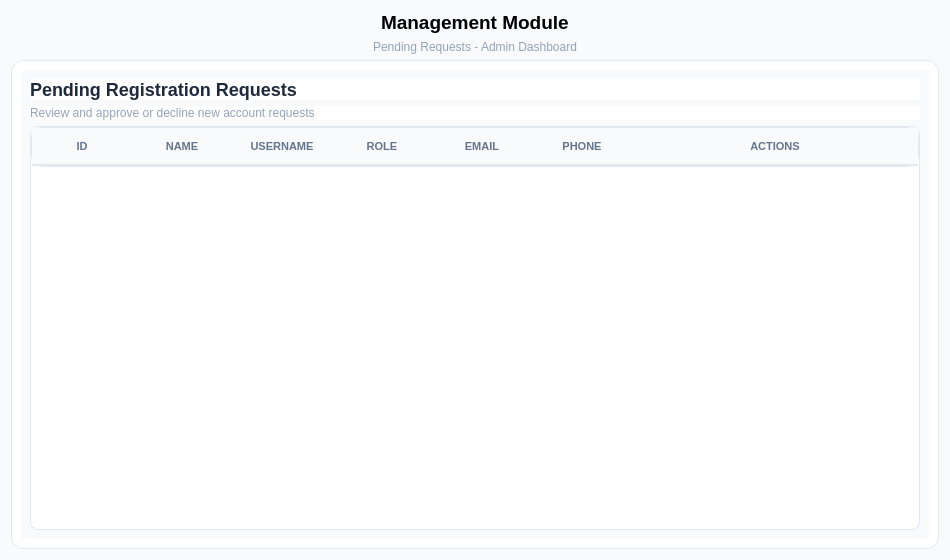
<?xml version="1.0" encoding="UTF-8"?>
<ui version="4.0">
 <class>pending</class>
 <widget class="QWidget" name="pending">
  <property name="geometry">
   <rect>
    <x>0</x>
    <y>0</y>
    <width>950</width>
    <height>560</height>
   </rect>
  </property>
  <property name="minimumSize">
   <size>
    <width>500</width>
    <height>0</height>
   </size>
  </property>
  <property name="font">
   <font>
    <family>Segoe UI</family>
    <pointsize>12</pointsize>
    <bold>true</bold>
   </font>
  </property>
  <property name="windowTitle">
   <string>Pending Registrations</string>
  </property>
  <property name="styleSheet">
   <string notr="true">QWidget {
    background-color: #f8fafc;
    font-family: 'Segoe UI';
}</string>
  </property>
  <layout class="QVBoxLayout" name="verticalLayout_main">
   <item alignment="Qt::AlignmentFlag::AlignHCenter">
    <widget class="QLabel" name="moduleTitleLabel">
     <property name="maximumSize">
      <size>
       <width>500</width>
       <height>50</height>
      </size>
     </property>
     <property name="font">
      <font>
       <family>Segoe UI</family>
       <pointsize>14</pointsize>
       <bold>true</bold>
      </font>
     </property>
     <property name="styleSheet">
      <string notr="true">color: black;</string>
     </property>
     <property name="frameShape">
      <enum>QFrame::Shape::NoFrame</enum>
     </property>
     <property name="text">
      <string>Management Module</string>
     </property>
     <property name="textFormat">
      <enum>Qt::TextFormat::PlainText</enum>
     </property>
    </widget>
   </item>
   <item alignment="Qt::AlignmentFlag::AlignHCenter">
    <widget class="QLabel" name="moduleSubtitleLabel">
     <property name="maximumSize">
      <size>
       <width>500</width>
       <height>20</height>
      </size>
     </property>
     <property name="font">
      <font>
       <family>Segoe UI</family>
       <pointsize>-1</pointsize>
       <bold>false</bold>
      </font>
     </property>
     <property name="styleSheet">
      <string notr="true">QLabel {
    font-size: 12px;
    color: #94a3b8;
    border: none;
}</string>
     </property>
     <property name="text">
      <string>Pending Requests - Admin Dashboard</string>
     </property>
    </widget>
   </item>
   <item>
    <widget class="QFrame" name="mainCardFrame">
     <property name="styleSheet">
      <string notr="true">QFrame {
    background-color: #ffffff;
    border: 1px solid #e2e8f0;
    border-radius: 12px;
}</string>
     </property>
     <property name="frameShape">
      <enum>QFrame::Shape::StyledPanel</enum>
     </property>
     <property name="frameShadow">
      <enum>QFrame::Shadow::Raised</enum>
     </property>
     <layout class="QVBoxLayout" name="verticalLayout_card">
      <item>
       <widget class="QWidget" name="cardInner" native="true">
        <layout class="QVBoxLayout" name="verticalLayout_inner">
         <item>
          <widget class="QLabel" name="cardTitleLabel">
           <property name="font">
            <font>
             <family>Segoe UI</family>
             <pointsize>-1</pointsize>
             <bold>true</bold>
            </font>
           </property>
           <property name="styleSheet">
            <string notr="true">QLabel {
    font-size: 18px;
    font-weight: bold;
    color: #1e293b;
    border: none;
}</string>
           </property>
           <property name="text">
            <string>Pending Registration Requests</string>
           </property>
          </widget>
         </item>
         <item>
          <widget class="QLabel" name="cardSubtitleLabel">
           <property name="styleSheet">
            <string notr="true">QLabel {
    font-size: 12px;
    color: #94a3b8;
    border: none;
}</string>
           </property>
           <property name="text">
            <string>Review and approve or decline new account requests</string>
           </property>
          </widget>
         </item>
         <item>
          <widget class="QTableWidget" name="pendingTable">
           <property name="styleSheet">
            <string notr="true">QTableWidget {
    border: 1px solid #e2e8f0;
    border-radius: 8px;
    background-color: #ffffff;
    gridline-color: #f1f5f9;
    font-size: 13px;
}

QTableWidget::item {
    padding: 12px 8px;
    border-bottom: 1px solid #f1f5f9;
    color: #475569;
}

QTableWidget::item:selected {
    background-color: #f0fdf4;
    color: #1e293b;
}

QHeaderView::section {
    background-color: #f8fafc;
    color: #64748b;
    font-weight: bold;
    font-size: 11px;
    padding: 10px 8px;
    border: none;
    border-bottom: 2px solid #e2e8f0;
    text-transform: uppercase;
}</string>
           </property>
           <property name="editTriggers">
            <set>QAbstractItemView::EditTrigger::NoEditTriggers</set>
           </property>
           <property name="selectionBehavior">
            <enum>QAbstractItemView::SelectionBehavior::SelectRows</enum>
           </property>
           <property name="columnCount">
            <number>7</number>
           </property>
           <attribute name="horizontalHeaderMinimumSectionSize">
            <number>80</number>
           </attribute>
           <attribute name="horizontalHeaderHighlightSections">
            <bool>false</bool>
           </attribute>
           <attribute name="horizontalHeaderStretchLastSection">
            <bool>true</bool>
           </attribute>
           <attribute name="verticalHeaderVisible">
            <bool>false</bool>
           </attribute>
           <column>
            <property name="text">
             <string>ID</string>
            </property>
           </column>
           <column>
            <property name="text">
             <string>NAME</string>
            </property>
           </column>
           <column>
            <property name="text">
             <string>USERNAME</string>
            </property>
           </column>
           <column>
            <property name="text">
             <string>ROLE</string>
            </property>
           </column>
           <column>
            <property name="text">
             <string>EMAIL</string>
            </property>
           </column>
           <column>
            <property name="text">
             <string>PHONE</string>
            </property>
           </column>
           <column>
            <property name="text">
             <string>ACTIONS</string>
            </property>
           </column>
          </widget>
         </item>
        </layout>
       </widget>
      </item>
     </layout>
    </widget>
   </item>
  </layout>
 </widget>
 <resources/>
 <connections/>
</ui>
